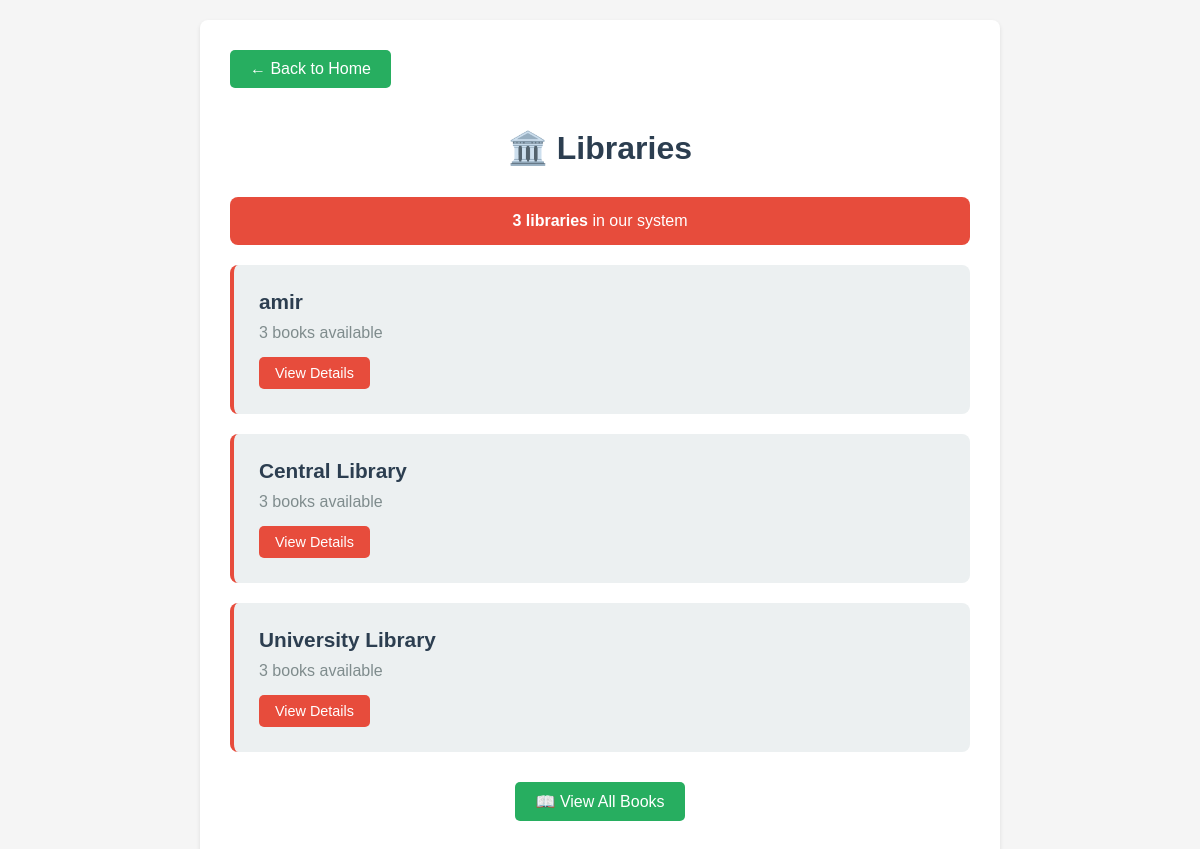
Page /relationship_app/libraries/ on the committed database.
### relationship_app/models.py (models this page shows, shortened)
class Library(models.Model):
    name = models.CharField(max_length=50)
    books = models.ManyToManyField(Book)
    class Meta:
        verbose_name = "Library"
        verbose_name_plural = "Libraries"

### relationship_app/views.py (the view)
# urls.py: path('libraries/', LibraryListView.as_view(), name='library_list'),
class LibraryListView(ListView):
    model = Library
    template_name = 'relationship_app/library_list.html'
    context_object_name = 'libraries'
    def get_queryset(self):
        return Library.objects.prefetch_related('books', 'books__author')

### templates/relationship_app/library_list.html (shortened to what this page needs)
<!DOCTYPE html>
<html lang="en">
<head>
</head>
<body>
    <div class="container">
        <a href="{% url 'relationship_app:home' %}" class="back-link">← Back to Home</a>
        <h1>🏛️ Libraries</h1>
        <div class="stats">
            <strong>{{ libraries.count }} librar{{ libraries.count|pluralize:"y,ies" }}</strong> in our system
        </div>
        {% if libraries %}
            <ul class="library-list">
                {% for library in libraries %}
                <li class="library-item">
                    <div class="library-name">{{ library.name }}</div>
                    <div class="library-books">
                        {{ library.books.count }} book{{ library.books.count|pluralize }} available
                    </div>
                    <a href="{% url 'relationship_app:library_detail' library.pk %}" class="view-details">
                        View Details
                    </a>
                </li>
                {% endfor %}
            </ul>
        {% else %}
            <div class="library-item">
                <p>No libraries available yet. <a href="/admin/">Add some libraries</a> to get started!</p>
            </div>
        {% endif %}
        <div style="text-align: center; margin-top: 30px;">
            <a href="{% url 'relationship_app:list_books' %}" class="back-link">📖 View All Books</a>
        </div>
    </div>
</body>
</html>

### templates/relationship_app/library_list.html (style rules this page uses)
body { font-family: Arial, sans-serif; max-width: 800px; margin: 0 auto; padding: 20px; background-color: #f5f5f5; }
.container { background-color: white; padding: 30px; border-radius: 8px; box-shadow: 0 2px 4px rgba(0,0,0,0.1); }
h1 { color: #2c3e50; text-align: center; margin-bottom: 30px; }
.library-list { list-style: none; padding: 0; }
.library-item { background-color: #ecf0f1; margin-bottom: 20px; padding: 25px; border-radius: 8px; border-left: 4px solid #e74c3c; transition: transform 0.2s; }
.library-name { font-size: 1.3em; font-weight: bold; color: #2c3e50; margin-bottom: 10px; }
.library-books { color: #7f8c8d; margin-bottom: 15px; }
.view-details { display: inline-block; background-color: #e74c3c; color: white; padding: 8px 16px; text-decoration: none; border-radius: 5px; font-size: 0.9em; transition: background-color 0.3s; }
.back-link { display: inline-block; background-color: #27ae60; color: white; padding: 10px 20px; text-decoration: none; border-radius: 5px; margin-bottom: 20px; transition: background-color 0.3s; }
.stats { background-color: #e74c3c; color: white; padding: 15px; border-radius: 8px; text-align: center; margin-bottom: 20px; }

### rows in the picture
Library: name "amir", books.count "3"
Library: name "Central Library", books.count "3"
Library: name "University Library", books.count "3"

### other values in the picture
{{ libraries.count }} "3"
